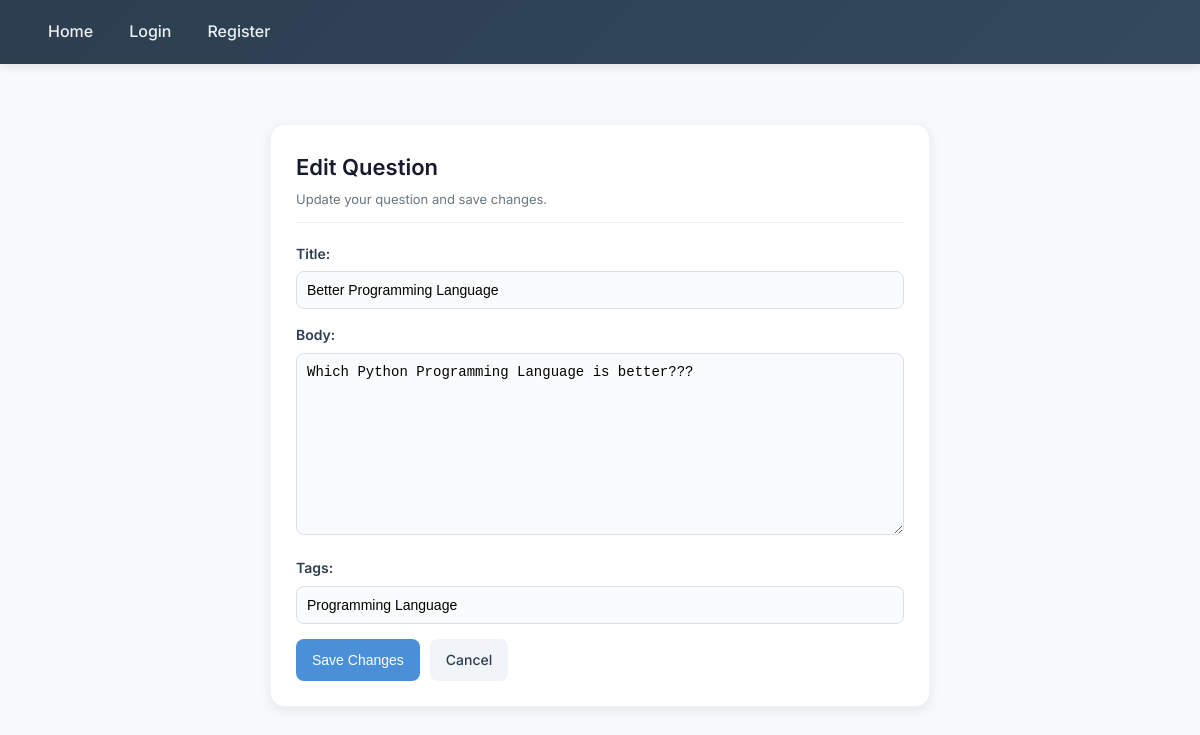
Page /question/edit/18/ on the committed database.
### qa/models.py (models this page shows, shortened)
class Question(models.Model):
    title = models.CharField(max_length=200)
    body = models.TextField()
    tags = models.CharField(max_length=200)
    author = models.ForeignKey(
        User,
        on_delete=models.CASCADE
    )
    created_at = models.DateTimeField(
        auto_now_add=True
    )
    views = models.PositiveIntegerField(default=0)

### qa/views.py (the view)
# urls.py: path('question/edit/<int:pk>/', views.edit_question, name='edit_question'),
def edit_question(request, pk):
    question = Question.objects.get(id=pk)
    if request.method == "POST":
        form = QuestionForm(request.POST, instance=question)
        if form.is_valid():
            form.save()
            return redirect('profile',request.user.id)
    else:
        form = QuestionForm(instance=question)
    return render(request, 'qa/edit_question.html', {'form': form})

### qa/forms.py
class QuestionForm(forms.ModelForm):
    class Meta:
        model = Question
        fields = [
            'title',
            'body',
            'tags'
        ]

### qa/templates/qa/edit_question.html (shortened to what this page needs)
{% extends 'qa/base.html' %}
{% block content %}
<div class="edit-container">
    <div class="edit-card">
        <div class="edit-header">
            <h2 class="edit-title">Edit Question</h2>
            <p class="edit-subtitle">
                Update your question and save changes.
            </p>
        </div>
        <form method="POST">
            {{ form.as_p }}
            <div class="button-group">
                <button type="submit" class="save-btn">
                    Save Changes
                </button>
                <a href="{% url 'profile' request.user.id %}" class="cancel-btn">
                    Cancel
                </a>
            </div>
        </form>
    </div>
</div>
{% endblock %}

### qa/templates/qa/base.html (style rules this page uses)
* { margin: 0; padding: 0; box-sizing: border-box; }
body { font-family: 'Inter', -apple-system, BlinkMacSystemFont, 'Segoe UI', Roboto, sans-serif; background: #f8f9fa; color: #2d3436; line-height: 1.6; min-height: 100vh; display: flex; flex-direction: column; }

### qa/templates/qa/edit_question.html (style rules this page uses)
.edit-container { max-width: 700px; margin: 40px auto; padding: 20px; }
.edit-card { background:#ffffff; border-radius:14px; padding:25px; box-shadow:0 3px 12px rgba(0,0,0,0.08); border:1px solid #eef2f7; }
.edit-header { margin-bottom:20px; padding-bottom:12px; border-bottom:1px solid #eef2f7; }
.edit-title { font-size:22px; color:#1a1a2e; margin-bottom:4px; font-weight:600; }
.edit-subtitle { color:#6c757d; font-size:13px; }
form p { margin-bottom:15px; }
form label { display:block; margin-bottom:6px; font-weight:600; color:#2c3e50; font-size:14px; }
form input, form textarea, form select { width:100%; padding:10px; border:1px solid #dcdfe6; border-radius:8px; font-size:14px; background:#fafbfc; transition:0.2s; box-sizing:border-box; }
form textarea { min-height:140px; resize:vertical; }
.button-group { display:flex; gap:10px; margin-top:15px; }
.save-btn { background:#4a90d9; color:white; border:none; padding:10px 16px; border-radius:8px; cursor:pointer; font-size:14px; font-weight:500; }
.cancel-btn { text-decoration:none; background:#f1f5f9; color:#2c3e50; padding:10px 16px; border-radius:8px; font-size:14px; font-weight:500; }

### rows in the picture
Question: title "Better Programming Language", body "Which Python Programming Language is better???", tags "Programming Language"
